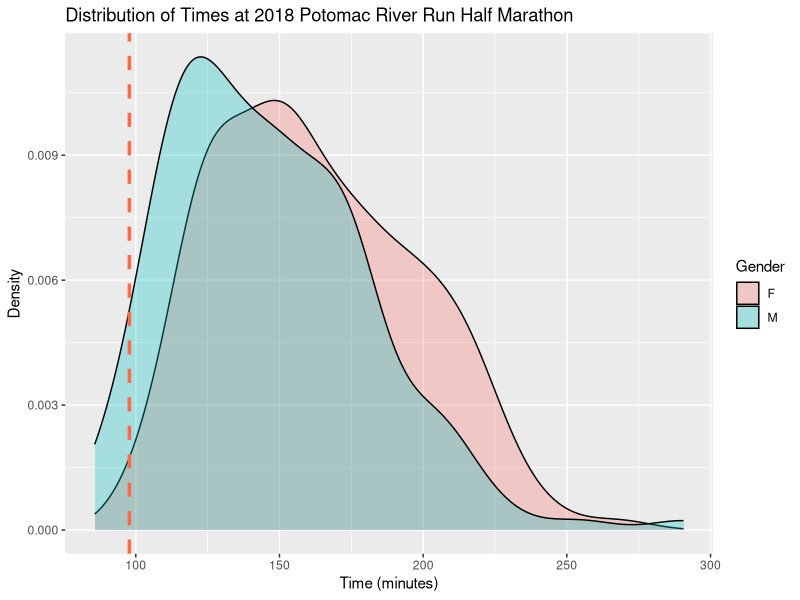
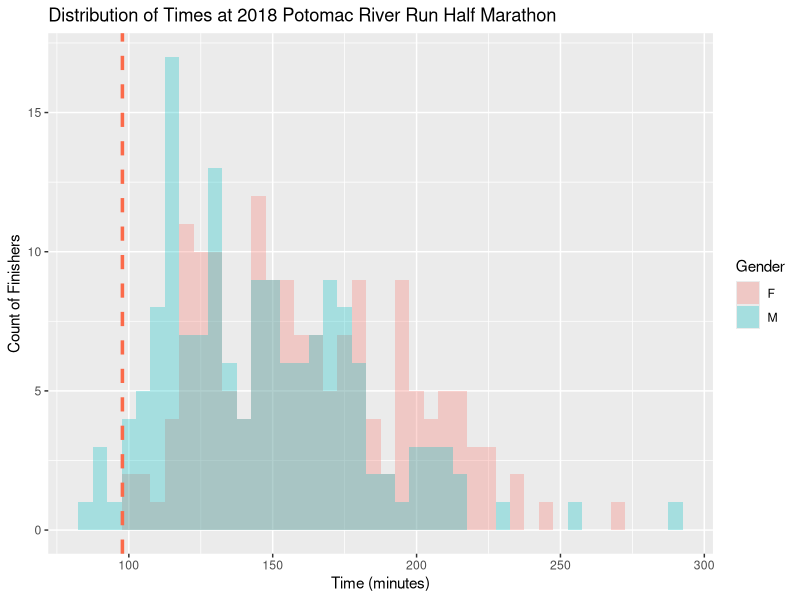
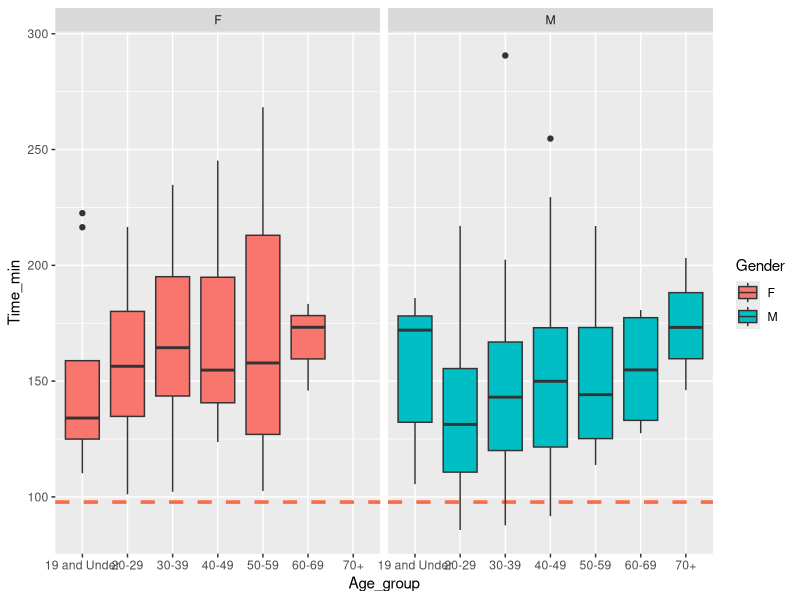

The R source for these figures, in order:
### Half Marathon Viz ####

library(ggplot2)
library(dplyr)
library(tidyr)
library(lubridate)


## Load and clean the data  ####
setwd("~/Random")
Times <- read.csv("HalfMarathon.csv", stringsAsFactors = F)
Times <- Times[,-c(9,10)]
colnames(Times) <- c("ID", "Place", "Name","Gender","Age","City","Time","Event")

## Create a time in minutes out of the "Time" string
Times$Time <- hms(Times$Time) ## convert to hours:min:seconds
Times$Time_min <- hour(Times$Time)*60 + minute(Times$Time) + second(Times$Time)/60

### Noticed that some of the listed "hours" are off... (i.e. some people in 90th place and higher had a time of 1:10 instead of 2:10)
### Correct times that were entered incorrectly
twoHrPlace <- min(Times$Place[which(Times$Time >= hms("2:00:00"))])
threeHrPlace <- min(Times$Place[which(Times$Time >= hms("3:00:00"))])
fourHrPlace <- min(Times$Place[which(Times$Time >= hms("4:00:00"))])
fiveHrPlace <- min(Times$Place[which(Times$Time >= hms("5:00:00"))])
sixHrPlace <- min(Times$Place[which(Times$Time >= hms("6:00:00"))])

## Add an hour to the people who finished after the 2 hr finisher and had less than 2 hrs worth of minutes
hour(Times$Time[which(Times$Place > twoHrPlace & Times$Time_min < 120)]) <- 
  (hour(Times$Time[which(Times$Place > twoHrPlace & Times$Time_min < 120)]) + 1)
## Add an hour to the people who finished after the 3 hr finisher and had less than 3 hrs worth of minutes
hour(Times$Time[which(Times$Place > threeHrPlace & Times$Time_min < 180)]) <- 
  (hour(Times$Time[which(Times$Place > threeHrPlace & Times$Time_min < 180)])+1)
## Add an hour to the people who finished after the 4 hr finisher and had less than 4 hrs worth of minutes
hour(Times$Time[which(Times$Place > fourHrPlace & Times$Time_min < 240)]) <- 
  (hour(Times$Time[which(Times$Place > fourHrPlace & Times$Time_min < 240)])+1)
## Add an hour to the people who finished after the 5 hr finisher and had less than 5 hrs worth of minutes
hour(Times$Time[which(Times$Place > fiveHrPlace & Times$Time_min < 300)]) <- 
  (hour(Times$Time[which(Times$Place > fiveHrPlace & Times$Time_min < 300)])+1)
## Add an hour to the people who finished after the 6 hr finisher and had less than 6 hrs worth of minutes
hour(Times$Time[which(Times$Place > sixHrPlace & Times$Time_min < 360)]) <- 
  (hour(Times$Time[which(Times$Place > sixHrPlace & Times$Time_min < 360)])+1)

## Recalculate time in minutes
Times$Time_min <- hour(Times$Time)*60 + minute(Times$Time) + second(Times$Time)/60

## Check that place aligns with "Time"
length(which(order(Times$Place) != order(Times$Time_min)))  ## it's always the same order whether you sort on place/time

## Write out a copy of the corrected data
write.csv(Times, file = "HalfMarathonCorrected.csv",row.names = F)

#### Visualize ####
Times %>% filter(Event == "Half") %>% 
  ggplot(aes(x = Time_min, fill = Gender)) + geom_density(alpha =.3) +
   geom_vline(xintercept = Times$Time_min[which(Times$Name == "Michael Dickey")],
              color = "#fb6a4a", linetype = "dashed", size = 1.2) + 
  labs(x = "Time (minutes)", y = "Density", title = "Distribution of Times at 2018 Potomac River Run Half Marathon")

## using histogram/counts
Times %>% filter(Event == "Half") %>% 
  ggplot(aes(x = Time_min, fill = Gender)) + geom_histogram(binwidth = 5, alpha =.3, position="identity") +
  geom_vline(xintercept = Times$Time_min[which(Times$Name == "Michael Dickey")],
             color = "#fb6a4a", linetype = "dashed", size = 1.2) + 
  labs(x = "Time (minutes)", y = "Count of Finishers",
       title = "Distribution of Times at 2018 Potomac River Run Half Marathon")

### Get distributions by Age Group/Gender
Times$Age_group <- ifelse(Times$Age <= 19, "19 and Under",
                          ifelse(Times$Age <= 29 & Times$Age >= 20, "20-29",
                                 ifelse(Times$Age <= 39 & Times$Age >= 30, "30-39",
                                        ifelse(Times$Age <= 49 & Times$Age >= 40, "40-49",
                                               ifelse(Times$Age <= 59 & Times$Age >= 50, "50-59",
                                                      ifelse(Times$Age <= 69 & Times$Age >= 60, "60-69",
                                                             ifelse(Times$Age >=70, "70+","None")))))))

### Boxplots by gender/age-group
Times %>% filter(Event == "Half") %>%
  ggplot(aes(x = Age_group, y = Time_min, fill = Gender)) +
  facet_wrap(~Gender) +
  geom_hline(yintercept = Times$Time_min[which(Times$Name == "Michael Dickey")],
             color = "#fb6a4a", linetype = "dashed", size = 1.2) +
  geom_boxplot()
